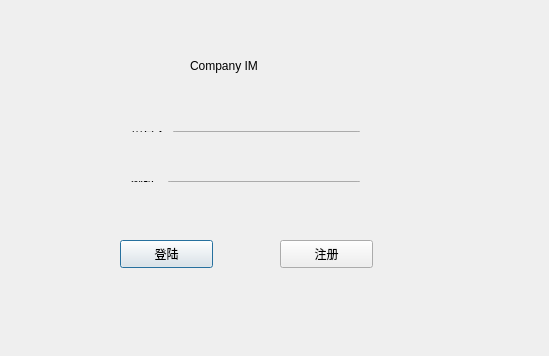
<?xml version="1.0" encoding="UTF-8"?>
<ui version="4.0">
 <class>LoginIn</class>
 <widget class="QDialog" name="LoginIn">
  <property name="geometry">
   <rect>
    <x>0</x>
    <y>0</y>
    <width>549</width>
    <height>356</height>
   </rect>
  </property>
  <property name="windowTitle">
   <string>LoginIn</string>
  </property>
  <widget class="QLabel" name="label">
   <property name="geometry">
    <rect>
     <x>190</x>
     <y>10</y>
     <width>231</width>
     <height>111</height>
    </rect>
   </property>
   <property name="styleSheet">
    <string notr="true">font: 75 12pt &quot;Microsoft YaHei UI&quot;;</string>
   </property>
   <property name="text">
    <string>Company IM</string>
   </property>
  </widget>
  <widget class="QPushButton" name="Login_Btn">
   <property name="geometry">
    <rect>
     <x>120</x>
     <y>240</y>
     <width>93</width>
     <height>28</height>
    </rect>
   </property>
   <property name="text">
    <string>登陆</string>
   </property>
  </widget>
  <widget class="QPushButton" name="Registe_Btn">
   <property name="geometry">
    <rect>
     <x>280</x>
     <y>240</y>
     <width>93</width>
     <height>28</height>
    </rect>
   </property>
   <property name="text">
    <string>注册</string>
   </property>
  </widget>
  <widget class="QLabel" name="label_2">
   <property name="geometry">
    <rect>
     <x>390</x>
     <y>120</y>
     <width>111</width>
     <height>16</height>
    </rect>
   </property>
  </widget>
  <widget class="QLabel" name="label_3">
   <property name="geometry">
    <rect>
     <x>390</x>
     <y>170</y>
     <width>111</width>
     <height>16</height>
    </rect>
   </property>
  </widget>
  <widget class="QWidget" name="layoutWidget">
   <property name="geometry">
    <rect>
     <x>120</x>
     <y>120</y>
     <width>251</width>
     <height>23</height>
    </rect>
   </property>
   <layout class="QHBoxLayout" name="horizontalLayout">
    <item>
     <widget class="QLabel" name="UserName_Btn">
      <property name="text">
       <string>用户名</string>
      </property>
      <property name="buddy">
       <cstring>UserName_LineEdit</cstring>
      </property>
     </widget>
    </item>
    <item>
     <widget class="QLineEdit" name="UserName_LineEdit"/>
    </item>
   </layout>
  </widget>
  <widget class="QWidget" name="layoutWidget">
   <property name="geometry">
    <rect>
     <x>120</x>
     <y>170</y>
     <width>251</width>
     <height>23</height>
    </rect>
   </property>
   <layout class="QHBoxLayout" name="horizontalLayout_2">
    <item>
     <widget class="QLabel" name="PWD_Label">
      <property name="text">
       <string>密码  </string>
      </property>
      <property name="buddy">
       <cstring>PWD_LineEdit</cstring>
      </property>
     </widget>
    </item>
    <item>
     <widget class="QLineEdit" name="PWD_LineEdit"/>
    </item>
   </layout>
  </widget>
 </widget>
 <layoutdefault spacing="6" margin="11"/>
 <resources/>
 <connections/>
</ui>
